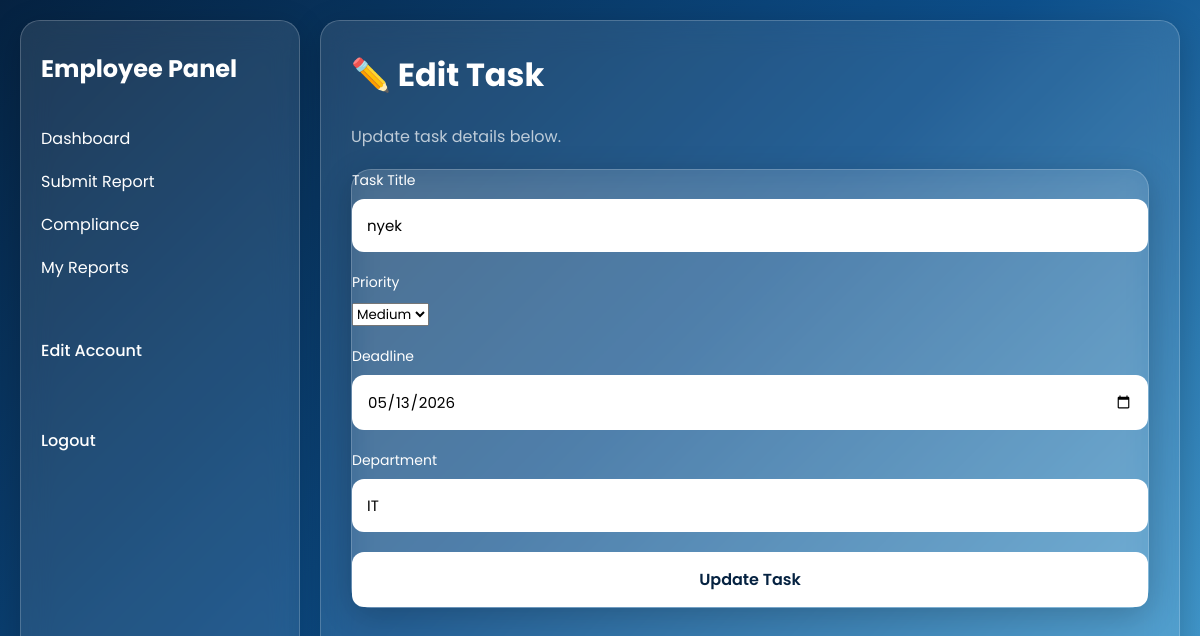
Page /employee/add-task.php?id=1 (signed in) on the committed database.
### tables this page shows
CREATE TABLE `tasks` (
  `id` int(11) NOT NULL,
  `title` varchar(255) DEFAULT NULL,
  `priority` enum('Low','Medium','High') DEFAULT NULL,
  `deadline` date DEFAULT NULL,
  `status` enum('Not Started','In Progress','Completed') DEFAULT 'Not Started',
  `department` varchar(100) DEFAULT NULL,
  `assigned_to` int(11) DEFAULT NULL,
  `created_at` timestamp NOT NULL DEFAULT current_timestamp()
);

### employee/add-task.php (the view, shortened to what this page needs)
<?php
include(__DIR__ . '/../config/connect.php');
$editMode = false;
$task = null;
if (isset($_GET['id'])) {
    $editMode = true;
    $task_id = $_GET['id'];
    $result = mysqli_query($conn, "SELECT * FROM tasks WHERE id='$task_id'");
    $task = mysqli_fetch_assoc($result);
}
?>
<!DOCTYPE html>
<html>
<head>
    <link rel="stylesheet" href="../css/style.css">
</head>
<body>
<div class="container dashboard">
    <?php include(__DIR__ . '/../includes/employee-sidebar.php'); ?>
    <div class="main-content glass">
        <h1>
            <?= $editMode ? "✏️ Edit Task" : "➕ Create Task" ?>
        </h1>
        <p style="opacity:0.7; margin-bottom:20px;">
            <?= $editMode ? "Update task details below." : "Fill out the form to create a new task." ?>
        </p>
        <div class="form-card glass">
            <form method="POST">
                <div class="input-group">
                    <label>Task Title</label>
                    <input type="text" name="title"
                        value="<?= $editMode ? $task['title'] : '' ?>"
                        required>
                </div>
                <div class="input-group">
                    <label>Priority</label>
                    <select name="priority" required>
                        <option value="Medium" <?= $editMode && $task['priority']=="Medium"?"selected":"" ?>>Medium</option>
                    </select>
                </div>
                <div class="input-group">
                    <label>Deadline</label>
                    <input type="date" name="deadline"
                        value="<?= $editMode ? $task['deadline'] : '' ?>"
                        required>
                </div>
                <div class="input-group">
                    <label>Department</label>
                    <input type="text" name="department"
                        value="<?= $editMode ? $task['department'] : '' ?>"
                        required>
                </div>
                <button class="btn full" type="submit" name="save_task">
                    <?= $editMode ? "Update Task" : "Save Task" ?>
                </button>
            </form>
        </div>
    </div>
</div>
</body>
</html>

### css/style.css (style rules this page uses)
* { margin:0; padding:0; box-sizing:border-box; font-family:'Poppins', sans-serif; }
body { min-height:100vh; width:100%; background:linear-gradient(135deg,#052241,#0d4f8b,#4da8da); background-size:cover; background-position:center; display:flex; justify-content:center; align-items:center; overflow-x:hidden; color:white; padding:20px; }
.container { width:100%; min-height:100vh; display:flex; }
.glass { background:rgba(255,255,255,0.10); border-radius:20px; border:1px solid rgba(255,255,255,0.2); backdrop-filter:blur(15px); -webkit-backdrop-filter:blur(15px); box-shadow:0 8px 32px rgba(0,0,0,0.2); }
.input-group { margin-bottom:20px; }
.input-group label { display:block; margin-bottom:8px; font-size:14px; }
.input-group input { width:100%; padding:15px; border:none; border-radius:12px; outline:none; font-size:15px; }
.btn { width:100%; padding:15px; border:none; border-radius:12px; background:white; color:#052241; font-size:16px; font-weight:600; cursor:pointer; transition:0.3s; }
.dashboard { width:100%; min-height:100vh; display:flex; gap:20px; }
.main-content { flex:1; min-height:calc(100vh - 40px); padding:30px; overflow:auto; }
.main-content h1 { margin-bottom:25px; font-size:32px; }

### rows in the picture
tasks: title "nyek", priority "Medium", deadline "05/13/2026", department "IT"
